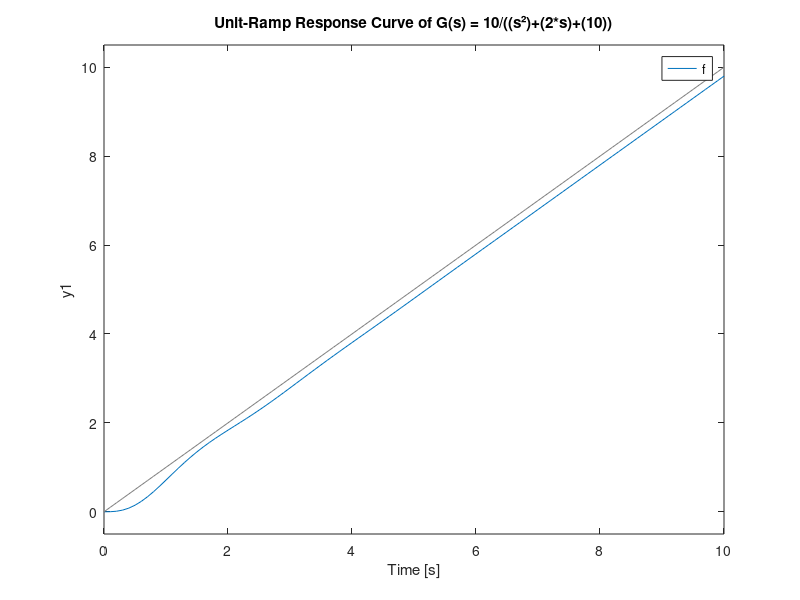

Reproduce this figure in MATLAB.
# aplicando a função rampa
pkg load control;
#s = tf('s') #modelo para função de transferência
#f = 10/((s²)+(2*s)+(10)) #função de transferência
num = [10]
den = [1 2 10]
f = tf(num, den)
t = 0:0.1:10;
lsim(f,t,t);
grid
title('Unit-Ramp Response Curve of G(s) = 10/((s²)+(2*s)+(10))');